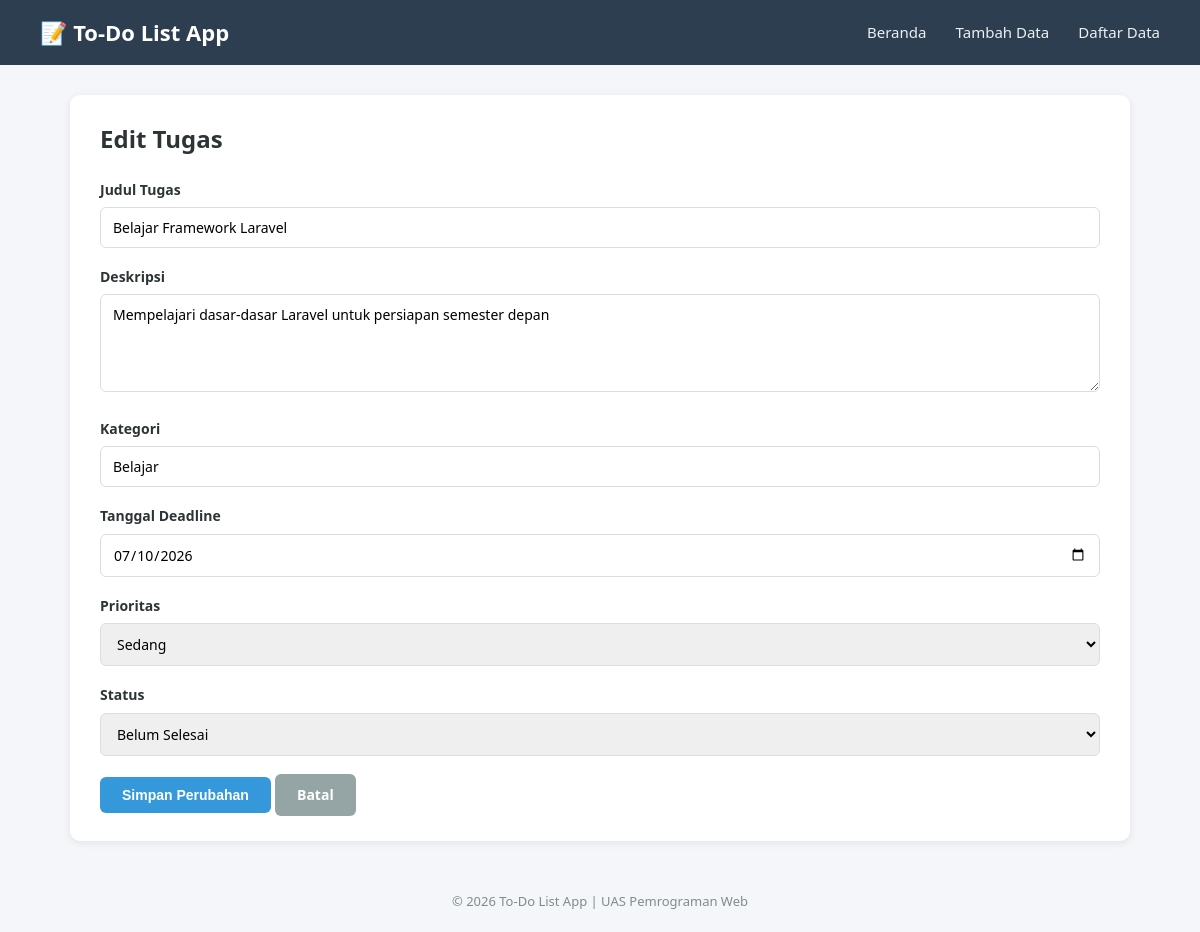
Page /edit.php?id=2 on the committed database.
### tables this page shows
CREATE TABLE IF NOT EXISTS tugas (
    id INT(11) NOT NULL AUTO_INCREMENT,
    judul VARCHAR(100) NOT NULL,
    deskripsi TEXT NOT NULL,
    kategori VARCHAR(50) NOT NULL,
    tanggal_deadline DATE NOT NULL,
    prioritas ENUM('Rendah', 'Sedang', 'Tinggi') NOT NULL DEFAULT 'Sedang',
    status ENUM('Belum Selesai', 'Selesai') NOT NULL DEFAULT 'Belum Selesai',
    created_at TIMESTAMP DEFAULT CURRENT_TIMESTAMP,
    PRIMARY KEY (id)
);

### edit.php (the view, shortened to what this page needs)
<?php
require "koneksi.php";
$id = (int) $_GET['id'];
$query = "SELECT * FROM tugas WHERE id = $id";
$hasil = mysqli_query($koneksi, $query);
$data = mysqli_fetch_assoc($hasil);
require "header.php";
?>
    <div class="card">
        <h2 style="margin-bottom: 20px;">Edit Tugas</h2>
        <form action="edit.php?id=<?php echo $data['id']; ?>" method="POST">
            <label for="judul">Judul Tugas</label>
            <input type="text" id="judul" name="judul" value="<?php echo htmlspecialchars($data['judul']); ?>" required>
            <label for="deskripsi">Deskripsi</label>
            <textarea id="deskripsi" name="deskripsi" rows="4"><?php echo htmlspecialchars($data['deskripsi']); ?></textarea>
            <label for="kategori">Kategori</label>
            <input type="text" id="kategori" name="kategori" value="<?php echo htmlspecialchars($data['kategori']); ?>">
            <label for="deadline">Tanggal Deadline</label>
            <input type="date" id="deadline" name="deadline" value="<?php echo $data['tanggal_deadline']; ?>" required>
            <label for="prioritas">Prioritas</label>
            <select id="prioritas" name="prioritas">
                <?php
                $opsiPrioritas = ["Rendah", "Sedang", "Tinggi"];
                foreach ($opsiPrioritas as $opsi) {
                    $selected = ($data['prioritas'] == $opsi) ? "selected" : "";
                    echo "<option value='$opsi' $selected>$opsi</option>";
                }
                ?>
            </select>
            <label for="status">Status</label>
            <select id="status" name="status">
                <?php
                $opsiStatus = ["Belum Selesai", "Selesai"];
                foreach ($opsiStatus as $opsi) {
                    $selected = ($data['status'] == $opsi) ? "selected" : "";
                    echo "<option value='$opsi' $selected>$opsi</option>";
                }
                ?>
            </select>
            <button type="submit" class="btn btn-primary">Simpan Perubahan</button>
            <a href="daftar.php" class="btn btn-secondary">Batal</a>
        </form>
    </div>
<?php require "footer.php"; ?>

### style.css (style rules this page uses)
* { margin: 0; padding: 0; box-sizing: border-box; }
body { font-family: 'Segoe UI', Tahoma, Geneva, Verdana, sans-serif; background-color: #f4f6f9; color: #2d3436; line-height: 1.6; }
.card { background-color: #ffffff; border-radius: 10px; padding: 25px 30px; box-shadow: 0 2px 8px rgba(0, 0, 0, 0.08); margin-bottom: 25px; }
form label { display: block; margin-bottom: 6px; font-weight: 600; font-size: 14px; }
form input[type="text"], form input[type="date"], form select, form textarea { width: 100%; padding: 10px 12px; margin-bottom: 18px; border: 1px solid #dcdde1; border-radius: 6px; font-size: 14px; font-family: inherit; }
.btn { display: inline-block; padding: 10px 22px; border: none; border-radius: 6px; cursor: pointer; font-size: 14px; font-weight: 600; text-decoration: none; transition: opacity 0.2s ease-in-out; }
.btn-primary { background-color: #3498db; color: #fff; }
.btn-secondary { background-color: #95a5a6; color: #fff; }

### rows in the picture
tugas: judul "Belajar Framework Laravel", deskripsi "Mempelajari dasar-dasar Laravel untuk persiapan semester depan", kategori "Belajar", deadline "07/10/2026"

### other values in the picture
form field prioritas "Sedang"
form field status "Belum Selesai"
